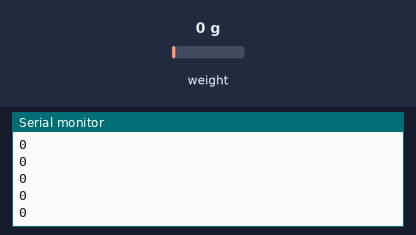
The sketch below on a simulated Arduino Uno, built with avr-gcc and run on an emulated ATmega328P. On the bench: the last lines printed to the serial monitor. The inputs (shaded band) are chosen by the test bench; at power-on: weight on the scale 0 g.

Above: at 1.2 s.
1.3 s: weight on the scale set to 100 g
At 1.31 s:
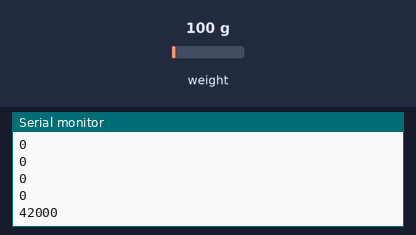
2.8 s: weight on the scale set to 1250 g
At 2.81 s:
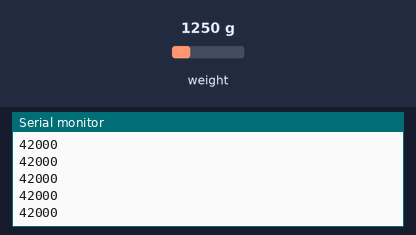
Timing chart, 0 to 5.8 s (numbered marks = the images above; inputs shaded):
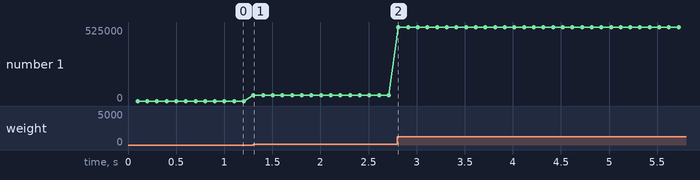

Measured:
- after the input at 1.3 s, the serial monitor: prints a new line at once (image 1)
- plotted number 1: 0 → 42000 after the input at 1.3 s, 42000 → 525000 after the input at 2.8 s

The sketch:

step2_read_raw.ino
```cpp
// STEP 2 — read the raw sensor
// Goal: see the load cell respond. This is gate G1.
//
// New ideas
//   #include       pulls in a library: someone else's code for talking to the HX711 chip.
//   an object      'HX711 scale;' creates one HX711 you control with scale.something().
//   const int      a name for a number that never changes (pin numbers). Easier to read, can't be changed by mistake.
//   polling        is_ready() asks "do you have a new reading?" The HX711 makes 10 per second.
//                  We only read when it says yes, so the loop never sits waiting.
//   long           32-bit whole number. The HX711 gives 24-bit readings, too big for int.
//
// Wiring: HX711 DT -> D3, SCK -> D2, VCC -> 5V, GND -> GND (images/breadboard_test.png)
// Check: a steady number at rest that jumps by tens of thousands when you press the cell.
// Try:   press harder - does the change roughly double? Which direction does it move?

#include "HX711.h"

const int PIN_DOUT = 3;   // HX711 DT
const int PIN_SCK  = 2;   // HX711 SCK

HX711 scale;

void setup() {
  Serial.begin(115200);
  scale.begin(PIN_DOUT, PIN_SCK);   // gain 128 on channel A (the library's default)
  Serial.println("step 2: raw counts");
}

void loop() {
  if (scale.is_ready()) {
    long raw = scale.read();
    Serial.println(raw);
  }
}
```
